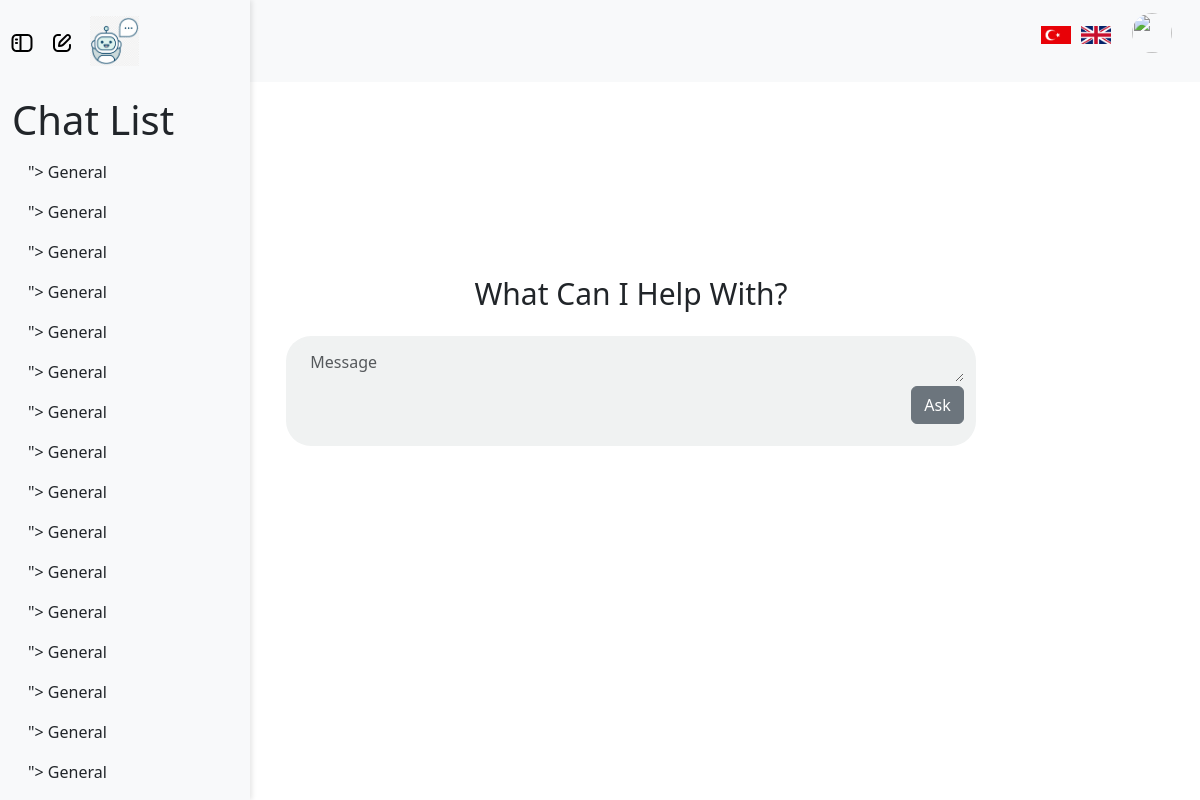
Page / (signed in) on the committed database.
### server.py (models this page shows)
class ChatHistory(db.Model):
    id = db.Column(db.Integer, primary_key=True)
    user_id = db.Column(db.Integer, db.ForeignKey('user.id'), nullable=False)
    topic = db.Column(db.String(100), nullable=False)
    chats = db.Column(MutableList.as_mutable(db.JSON), nullable=True)  # Make the list mutable
    timestamp = db.Column(db.DateTime, nullable=False, default=db.func.current_timestamp())

### server.py (the view)
@app.route("/")
def home_page():
    user_chats = None
    selected_chat = None
    if current_user.is_authenticated:
        user_chats = ChatHistory.query.filter_by(user_id=current_user.id).all()
    chat_id = request.args.get("chat_id", type=int)
    if chat_id:
        selected_chat = ChatHistory.query.filter_by(id=chat_id).first()
        if selected_chat is None:
            flash('Selected chat not found', 'error')
            return redirect(url_for('home_page'))  # Redirect to the homepage if no chat found
        else:
            current_user.currentChatID = chat_id
            db.session.commit()
    else:
        current_user.currentChatID = None
        db.session.commit()
    return render_template(
        "index.html",
        user_chats=user_chats,
        selected_chat=selected_chat
    )

### server.py (called while the page is built)
def get_locale():
    if 'lang' in request.args:
        lang = request.args.get('lang')
        if lang in ['en', 'tr']:
            session['lang'] = lang
            return session['lang']
    elif 'lang' in session:
        return session.get('lang')
    return request.accept_languages.best_match(['en', 'tr'])

@login_manager.user_loader
def load_user(user_id):
    return User.query.get(int(user_id))

@app.context_processor
def inject_babel():
    return dict(_=gettext)

@app.context_processor
def inject_locale():
    return {'get_locale': get_locale}

### templates/index.html (shortened to what this page needs)
{% extends "layouts/layout.html" %} {% block title %}Welcome{% endblock title %}
{% block content %}
<div class="flash-container position-absolute top-0 start-50 translate-middle-x p-3">
</div>
<div class="container" id="chat">
    <div class="container-fluid" id="content">
        <h1 class="display-4 text-center mb-4" id="header">
            {{ _('What Can I Help With?') }}
        </h1>
        <div class="container pt-2" id="chatBeginning">
            <form id="messageForm">
                <div class="mb-1">
                    <textarea class="form-control" id="exampleFormControlTextarea1" rows="1"
                        placeholder="{{ _('Message') }}" required></textarea>
                </div>
                <div class="d-flex flex-row-reverse">
                    <button type="submit" class="btn btn-secondary" id="askButton">
                        {{ _('Ask') }}
                    </button>
                </div>
            </form>
        </div>
    </div>
</div>
{% endblock content %}

### templates/layouts/layout.html (shortened to what this page needs)
<!doctype html>
<html lang="en">
<head>
    <link href="https://cdn.jsdelivr.net/npm/bootstrap@5.3.3/dist/css/bootstrap.min.css" rel="stylesheet" />
    <link href="{{ url_for('static', filename='css/style.css') }}" rel="stylesheet" />
</head>
<body>
    <nav class="navbar navbar-expand-lg navbar-light bg-light">
        <div class="container-fluid">
            {% if current_user.is_authenticated %}
            <a class="navbar-brand" id="toggle-sidebar"></a>
            <a class="navbar-brand" id="toggle-new-chat" href="{{ url_for('home_page') }}"></a>
                <a class="navbar-brand" id="toggle-logo" href="#" onclick="location.reload(); return false;">
                    <img src="{{ url_for('static', filename='images/logo.jpg') }}" class="logo"/>
                  </a>
            <div class="navbar-nav ms-auto d-flex align-items-center" id="navbarNav">
                <ul class="navbar-brand d-flex align-items-center">
                    <li class="nav-item d-flex" id="change_language">
                        <a href="{{ url_for('change_language', lang_code='tr') }}">
                            <img src="{{ url_for('static', filename='images/Türkçe.jpg') }}" alt="Türkçe"
                                class="language-flag" />
                        </a>
                        <a href="{{ url_for('change_language', lang_code='en') }}">
                            <img src="{{ url_for('static', filename='images/English.png') }}" alt="English"
                                class="language-flag" />
                        </a>
                    </li>
                    <li class="nav-item ms-3">
                        <img src="{{ url_for('static', filename='images/user.png') }}" class="rounded-circle"
                            id="userDropdown" role="button" data-bs-toggle="dropdown" aria-expanded="false" />
                    </li>
                </ul>
            </div>
            {% endif %}
        </div>
    </nav>
    <div class="container-fluid">
        <div class="row"  style="height: 100%;">
            {% if current_user.is_authenticated %}
            <div id="sidebar" class="col-md-3 col-lg-2 d-md-block bg-light sidebar d-flex flex-column pt-5" style="height: 100%;">
                <br><br>
                <h1>Chat List</h1>
                <ul class="nav flex-column position-sticky">
                    {% if user_chats %}
                    {% for chat in user_chats %}
                    <li class="nav-item">
                        <a class="nav-link text-dark" href="{{ url_for('chatl', id=chat.id) }}">">
                            <span>{{ chat.topic }}</span>
                        </a>
                    </li>
                    {% endfor %}
                    {% else %}
                    <li class="nav-item">
                        <span class="text-muted">No chat history available.</span>
                    </li>
                    {% endif %}
                </ul>
            </div>
            {% endif %}
            <main class="col-md-9 ms-sm-auto col-lg-10 px-md-4 d-flex justify-content-center mt-4" style="height: 100%;">
                {% block content %}{% endblock content %}
            </main>
        </div>
    </div>
</body>
</html>

### static/css/style.css (style rules this page uses)
.logo { height: 50px; width: auto; margin-right: 10px; transition: transform 0.3s ease; }
#userDropdown { width: 40px; height: 40px; cursor: pointer; }
#sidebar { position: sticky; top: 0; height: 100vh; overflow-y: auto; }
#sidebar { height: 100vh; width: 250px; position: fixed; top: 0; left: -250px; background-color: white; box-shadow: 2px 0 5px rgba(0, 0, 0, 0.1); transition: left 0.3s ease; z-index: 1040; }
#sidebar.show { left: 0; }
#toggle-sidebar { left: 10px; z-index: 1050; position: fixed; }
#toggle-new-chat { left: 50px; z-index: 1050; position:fixed; }
#toggle-logo { left:90px; z-index: 1050; position: fixed; }
.flash-container { z-index: 1050; }
#chat { margin-bottom: 50px; height: 570px; }
#content { margin-top: 170px; padding-right: 150px; }
#header { font-weight: 500; font-size: 30px; }
#chatBeginning { min-height: 110px; width: 90%; border-style: none; border-radius: 25px; background-color: rgb(240, 242, 242); }
#exampleFormControlTextarea1 { background-color: rgb(240, 242, 242); border-style: none; }
.nav-item { list-style-type: none; margin: 0; padding: 0; }
.language-flag { width: 30px; height: auto; margin: 0 5px; cursor: pointer; transition: transform 0.3s ease; }

### rows in the picture
ChatHistory: topic "General"
ChatHistory: topic "General"
ChatHistory: topic "General"
ChatHistory: topic "General"
ChatHistory: topic "General"
ChatHistory: topic "General"
ChatHistory: topic "General"
ChatHistory: topic "General"
ChatHistory: topic "General"
ChatHistory: topic "General"
ChatHistory: topic "General"
ChatHistory: topic "General"
ChatHistory: topic "General"
ChatHistory: topic "General"
ChatHistory: topic "General"
ChatHistory: topic "General"
